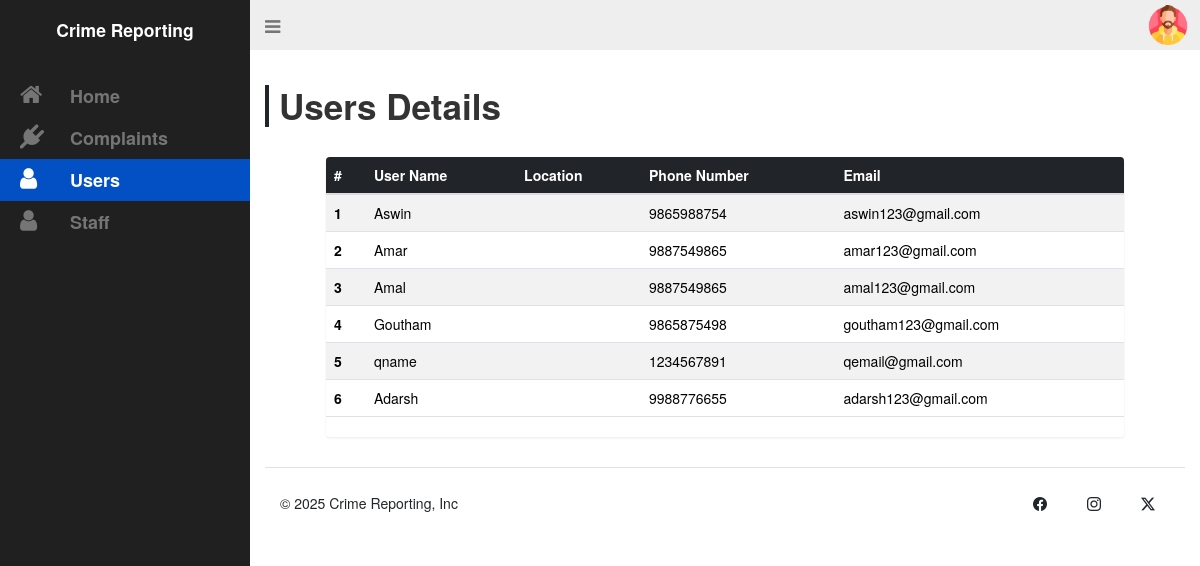
The app's page /Admin/pages/admin-user.php (signed in), older data.
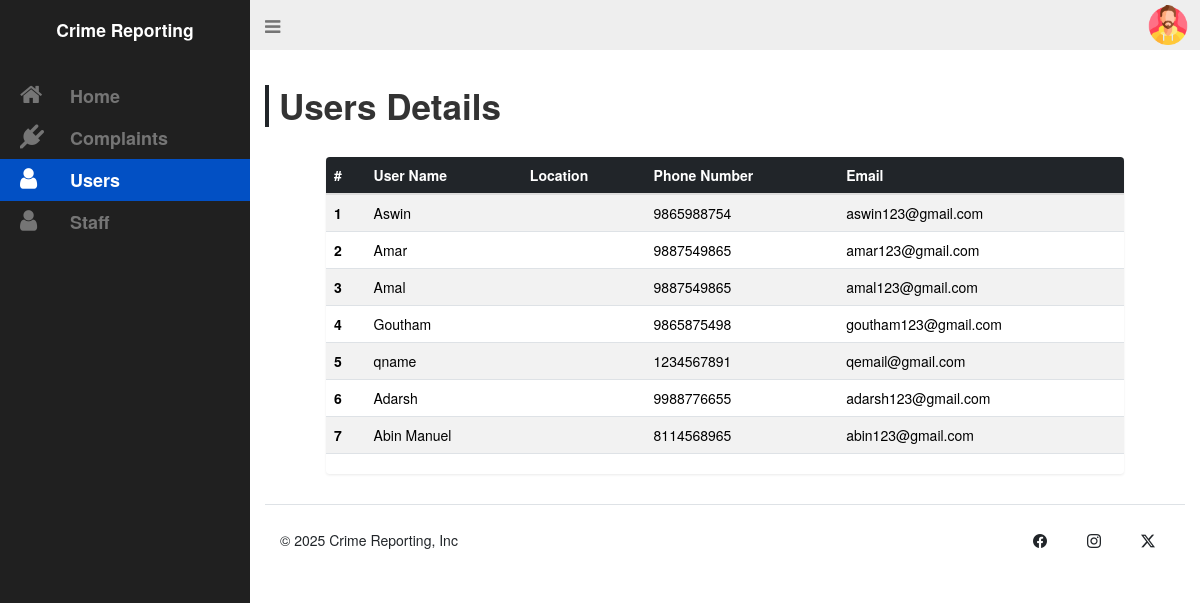
The same page, newer data.
### tables this page shows
CREATE TABLE `user` (
  `user_id` int(11) NOT NULL,
  `user_name` varchar(20) NOT NULL,
  `user_address` varchar(50) NOT NULL,
  `user_phno` varchar(20) NOT NULL,
  `user_email` varchar(20) NOT NULL,
  `user_password` varchar(20) NOT NULL,
  `user_compl` varchar(300) NOT NULL
);

### Admin/pages/admin-user.php (the view, shortened to what this page needs)
<?php
 include './connect.php';
?>
<!DOCTYPE html>
<html lang="en">
<head>
  <link rel="stylesheet" href="../static/admin.css">
  <link rel="stylesheet" href="https://cdn.jsdelivr.net/npm/bootstrap-icons@1.11.3/font/bootstrap-icons.min.css">
  <link href="https://cdn.jsdelivr.net/npm/bootstrap@5.3.3/dist/css/bootstrap.min.css" rel="stylesheet">
  <link rel="stylesheet" href="https://maxcdn.bootstrapcdn.com/bootstrap/3.3.7/css/bootstrap.min.css">
  <link rel="stylesheet" href="https://maxcdn.bootstrapcdn.com/font-awesome/4.7.0/css/font-awesome.min.css">
</head>
<body>
  <div id="wrapper">
    <aside id="sidebar-wrapper">
      <div class="sidebar-brand">
        <h2><div class="fs-3 fw-semibold">Crime Reporting</div></h2>
      </div>
      <ul class="sidebar-nav">
        <li><a href="./admin-home.php"><i class="fa fa-home"></i>Home</a></li>
        <li><a href="./admin-complaint.php"><i class="fa fa-plug"></i>Complaints</a></li>
        <li class="active"><a href="./admin-user.php"><i class="fa fa-user"></i>Users</a></li>
        <li><a href="./admin-staff.php"><i class="fa fa-user"></i>Staff</a></li>
      </ul>
    </aside>
    <div id="navbar-wrapper">
      <nav class="navbar navbar-inverse">
        <div class="container-fluid justify-content-between">
          <div class="navbar-header position-absolute top-0">
            <a href="#" class="navbar-brand" id="sidebar-toggle"><i class="fa fa-bars"></i></a>
          </div>
          <div class="d-flex align-items-center position-absolute end-0">
            <button class="btn rounded-circle border-0"  data-bs-toggle="dropdown" aria-expanded="false">
              <img src="../static/user.png" alt="" width="40">
            </button>
          </div>
        </div>
      </nav>
    </div>
    <section id="content-wrapper">
      <div class="row">
        <div class="col-lg-12">
        <h2 class="content-title display-4 fw-semibold border-start px-3 border-4 border-dark">Users Details</h2>
          <div class="container my-5" style="width:90%;">
<?php
$sql = mysqli_query($conn, "SELECT * FROM user ORDER BY user_id");
$serialNo = 1;
if(mysqli_num_rows($sql) > 0) {
?>
            <div class="table-responsive shadow-sm rounded-2">
              <table class="table table-hover table-striped align-middle">
                <thead class="table-dark">
                  <tr>
                    <th scope="col">#</th>
                    <th scope="col">User Name</th>
                    <th scope="col">Location</th>
                    <th scope="col">Phone Number</th>
                    <th scope="col">Email</th>
                  </tr>
                </thead>
                <tbody>
<?php
while($row = mysqli_fetch_assoc($sql)) {
?>
                  <tr>
                    <th scope="row"><?php echo $serialNo++; ?></th>
                    <td><?php echo htmlspecialchars($row['user_name']); ?></td>
                    <td><?php echo htmlspecialchars($row['user_location']); ?></td>
                    <td><?php echo htmlspecialchars($row['user_phno']); ?></td>
                    <td><?php echo htmlspecialchars($row['user_email']); ?></td>
                  </tr>
<?php
}
?>
                </tbody>
              </table>
            </div>
<?php
} else {
  echo "<div class='alert alert-warning text-center mt-5'>No Users Found</div>";
}
?>
          </div>
        </div>
      </div>
      <div class="row">
  <div class="container-fluid">
    <footer class="d-flex flex-wrap justify-content-between align-items-center py-4 border-top">
      <div class="col-md-4 d-flex align-items-center">
        <span class="mb-3 mb-md-0 text-dark">&copy; 2025 Crime Reporting, Inc</span>
      </div>
      <ul class="nav col-md-4 justify-content-end list-unstyled d-flex">
        <li class="ms-3"><a class=" text-dark" href="#"><i class="bi bi-facebook" width="24" height="24"></i></a></li>
        <li class="ms-3"><a class=" text-dark" href="#"><i class="bi bi-instagram" width="24" height="24"></i></a></li>
        <li class="ms-3"><a class=" text-dark" href="#"><i class="bi bi-twitter-x" width="24" height="24"></i></a></li>
      </ul>
    </footer>
  </div>
      </div>
    </section>
  </div>
</body>
</html>

### Admin/static/admin.css (style rules this page uses)
body { padding-bottom: 30px; position: relative; min-height: 100%; }
a { transition: background 0.2s, color 0.2s; }
#wrapper { padding-left: 0; transition: all 0.5s ease; position: relative; }
#sidebar-wrapper { z-index: 1000; position: fixed; left: 250px; width: 0; height: 100%; margin-left: -250px; overflow-y: auto; overflow-x: hidden; background: #202020; transition: all 0.5s ease; }
.sidebar-brand { position: absolute; top: 0; width: 250px; text-align: center; padding: 20px 0; }
.sidebar-brand h2 { margin: 0; font-weight: 600; font-size: 24px; color: #fff; }
.sidebar-nav { position: absolute; top: 75px; width: 250px; margin: 0; padding: 0; list-style: none; }
.sidebar-nav > li { text-indent: 10px; line-height: 42px; }
.sidebar-nav > li a { display: block; text-decoration: none; color: #757575; font-weight: 600; font-size: 18px; }
.sidebar-nav > li > a:hover, .sidebar-nav > li.active > a { text-decoration: none; color: #fff; background: #0250c4; }
.sidebar-nav > li > a i.fa { font-size: 24px; width: 60px; }
#navbar-wrapper { width: 100%; position: absolute; z-index: 2; }
#navbar-wrapper .navbar { border-width: 0 0 0 0; background-color: #eee; font-size: 24px; margin-bottom: 0; border-radius: 0; }
#navbar-wrapper .navbar a { color: #757575; }
#content-wrapper { width: 100%; position: absolute; padding: 15px; top: 100px; }
@media (min-width: 992px) { #wrapper { padding-left: 250px; } }
@media (min-width: 992px) { #sidebar-wrapper { width: 250px; } }
@media (min-width: 992px) { #navbar-wrapper { position: relative; } }
@media (min-width: 992px) { #content-wrapper { position: relative; top: 0; } }

Row changes from the older to the newer data that the page shows:
added user: user_name "Abin Manuel", user_phno "8114568965", user_email "abin123@gmail.com"
